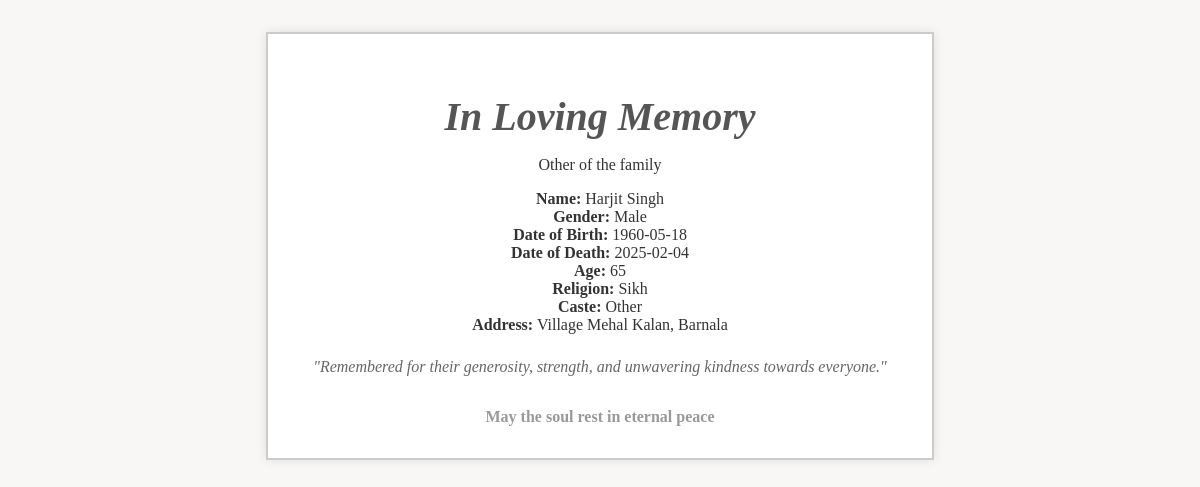
/templates/template1/template1.php?obituary_id=1, run on the app's committed database.
### tables this page shows
CREATE TABLE `obituaries` (
  `id` int(10) UNSIGNED NOT NULL,
  `full_name` varchar(255) NOT NULL,
  `relation` varchar(100) DEFAULT NULL,
  `gender` varchar(20) NOT NULL,
  `dob` date DEFAULT NULL,
  `dod` date NOT NULL,
  `age` int(11) DEFAULT NULL,
  `religion` varchar(100) DEFAULT NULL,
  `caste` varchar(100) DEFAULT NULL,
  `address` text DEFAULT NULL,
  `country` varchar(100) NOT NULL,
  `state_id` int(10) UNSIGNED NOT NULL,
  `city_id` int(10) UNSIGNED NOT NULL,
  `photo` varchar(255) DEFAULT NULL,
  `bio` text DEFAULT NULL,
  `sabha_date` date DEFAULT NULL,
  `sabha_time` time DEFAULT NULL,
  `sabha_venue` varchar(255) DEFAULT NULL,
  `map_link` varchar(255) DEFAULT NULL,
  `prarthna_text` text DEFAULT NULL,
  `created_at` timestamp NOT NULL DEFAULT current_timestamp(),
  `published` tinyint(1) NOT NULL DEFAULT 0,
  `template` varchar(50) DEFAULT NULL
);

### templates/template1/template1.php (the view, shortened to what this page needs)
<?php
require_once __DIR__ . "/../../config.php";
$obituary_id = (int)$_GET['obituary_id'];
$stmt = $conn->prepare("SELECT * FROM obituaries WHERE id = ?");
$stmt->execute([$obituary_id]);
$obituary = $stmt->fetch(PDO::FETCH_ASSOC);
?>
<!DOCTYPE html>
<html lang="en">
<head>
  <link rel="stylesheet" href="style.css" />
</head>
<body>
<div class="template1-container">
<h1>In Loving Memory</h1>
<p><?=htmlspecialchars($obituary['relation'])?> of the family</p>
<div class="details">
<strong>Name:</strong> <?=htmlspecialchars($obituary ['full_name'])?><br />
<strong>Gender:</strong> <?=htmlspecialchars($obituary ['gender'])?><br />
<strong>Date of Birth:</strong> <?=htmlspecialchars($obituary ['dob'])?><br />
<strong>Date of Death:</strong> <?=htmlspecialchars($obituary ['dod'])?><br />
<strong>Age:</strong> <?=htmlspecialchars($obituary ['age'])?><br />
<strong>Religion:</strong> <?=htmlspecialchars($obituary ['religion'])?><br />
<strong>Caste:</strong> <?=htmlspecialchars($obituary ['caste'])?><br />
<strong>Address:</strong> <?=htmlspecialchars($obituary ['address'])?><br />
</div>
<?php if (!empty($obituary['bio'])): ?>
<div class="bio">"<?=htmlspecialchars($obituary['bio'])?>"</div>
<?php endif; ?>
<footer>May the soul rest in eternal peace</footer>
</div>
</body>
</html>

### templates/template1/style.css (style rules this page uses)
body { font-family: 'Georgia', serif; background: #f9f7f6; color: #333; margin: 0; padding: 2rem; }
.template1-container { max-width: 600px; margin: auto; background: white; padding: 2rem; border: 2px solid #ccc; text-align: center; box-shadow: 0 0 10px rgba(0,0,0,0.1); }
h1 { font-size: 2.5rem; margin-bottom: 0.2rem; color: #555; font-style: italic; }
.bio { margin-top: 1.5rem; font-style: italic; color: #666; }
footer { margin-top: 2rem; font-weight: bold; color: #999; }

### data on the page
obituaries: relation "Other", full_name "Harjit Singh", gender "Male", dob "1960-05-18", dod "2025-02-04", age "65", religion "Sikh", caste "Other", address "Village Mehal Kalan, Barnala", bio "Remembered for their generosity, strength, and unwavering kindness towards everyone."
